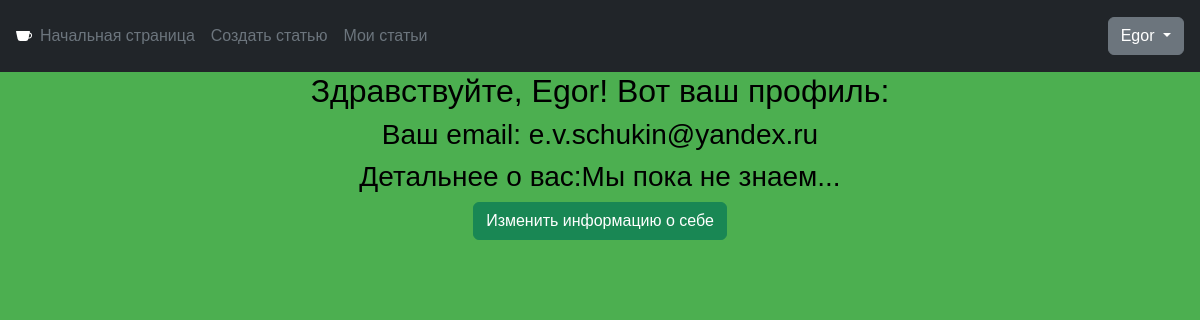
Before: /user/profile (signed in) with the older database file.
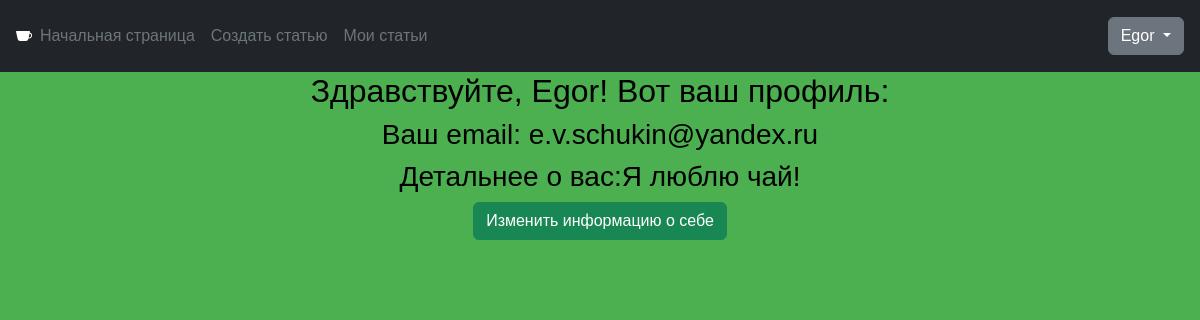
After: the same page with the newer database file.
### user/models.py (models this page shows, shortened)
class MyUser(AbstractUser):
    avatar = models.ImageField(
        upload_to=avatar_image_path,
        null=True,
        blank=True,
        verbose_name="Аватарка",
    )
    detail = models.TextField(
        null=True,
        max_length=550,
        verbose_name='детали',
        help_text='расскажите о себе детальнее',
    )
    class Meta:
        verbose_name = 'пользователь'
        verbose_name_plural = 'пользователи'
        default_related_name = 'user'
    '''def get_avatar_300x300(self):
        if self.avatar:
            return get_thumbnail(
                self.avatar, '300x300', crop='center', quality=65
            )
        return {'url': static('img/avatar_default.jpg')}'''

### user/views.py (the view)
# urls.py: path("profile", ProfileView.as_view(), name="profile"),
class ProfileView(TemplateView):
    template_name = "user/profile.html"

### templates/user/profile.html (shortened to what this page needs)
{% extends 'base.html' %}
{% block content %}
{% if request.user.is_authenticated %}
    <div class ="container">
        <h2 align="center">Здравствуйте, {{ user.username }}! Вот ваш профиль:</h2>
        <div class="container d-flex align-items-center justify-content-center">
            <h3>Ваш email: {{ request.user.email }}</h3>
        </div>
        <div class="container d-flex align-items-center justify-content-center">
            <h3>Детальнее о вас:</h3>
            {% if request.user.detail %}
                <h3> {{ request.user.detail }}</h3>
            {% else %}
                <h3> Мы пока не знаем...</h3>
            {% endif %}
        </div>
        <div class="container d-flex align-items-center justify-content-center">
            <a href="{% url 'user:change' request.user.id %}" class="btn btn-success">Изменить информацию о себе</a>
        </div>
    </div>
{% endif %}
{% endblock %}

### templates/base.html (shortened to what this page needs)
{% load static %}
<!DOCTYPE html>
<html lang="ru-RU">
<head>
    <link href="https://cdn.jsdelivr.net/npm/bootstrap@5.3.3/dist/css/bootstrap.min.css" rel="stylesheet">
    <link rel="stylesheet" type="text/css" href="{% static "css/styles.css" %}">
</head>
<body>
    <header class="p-3 bg-dark text-white">
        <div class="d-flex flex-wrap align-items-center justify-content-center justify-content-lg-start">
            <a href="/" class="d-flex align-items-center mb-2 mb-lg-0 text-white text-decoration-none">
            </a>
              <ul class="nav col-10 col-lg-auto me-lg-auto mb-2 justify-content-center mb-md-0">
                <li><a href="/" class="nav-link px-2 text-secondary">Начальная страница</a></li>
                {% if request.user.is_authenticated %}
                  <li><a href="{% url 'mem:create' %}" class="nav-link px-2 text-secondary">Создать статью</a></li>
                  <li><a href="{% url 'mem:my' %}" class="nav-link px-2 text-secondary">Мои статьи</a></li>
                {% endif %}
              </ul>
              {% if not request.user.is_authenticated %}
                <div class="text-end">
                  <a href="{% url 'user:login' %}" class="btn btn-outline-light me-2">Вход</a>
                  <a href="{% url 'user:signup' %}" class="btn btn-success">Регистрация</a>
                </div>
              {% else %}
                 <div class="text-end dropdown">
                    <button class="btn btn-secondary dropdown-toggle" type="button" id="dropdownMenuButton" data-bs-toggle="dropdown" aria-haspopup="true" aria-expanded="false">
                      {{ user.username }}
                    </button>
                 </div>
              {% endif %}
        </div>
    </header>
    {% block content %}{% endblock %}
</body>
</html>

Changed rows visible on the page:
changed MyUser "Egor": detail empty → "Я люблю чай!" (drawn); user.detail (not shown) → "Я люблю чай!"
Other visible differences:
text no longer shown: "Мы пока не знаем..."
